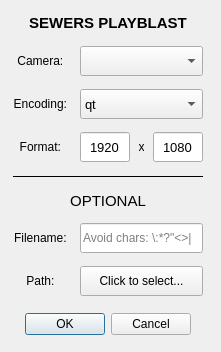
<?xml version="1.0" encoding="UTF-8"?>
<ui version="4.0">
 <class>playblastDialog</class>
 <widget class="QDialog" name="playblastDialog">
  <property name="geometry">
   <rect>
    <x>0</x>
    <y>0</y>
    <width>221</width>
    <height>352</height>
   </rect>
  </property>
  <property name="minimumSize">
   <size>
    <width>220</width>
    <height>350</height>
   </size>
  </property>
  <property name="maximumSize">
   <size>
    <width>221</width>
    <height>352</height>
   </size>
  </property>
  <property name="windowTitle">
   <string>Sewers Playblast</string>
  </property>
  <property name="windowIcon">
   <iconset>
    <normaloff>../sewersIcon.ico</normaloff>../sewersIcon.ico</iconset>
  </property>
  <property name="modal">
   <bool>false</bool>
  </property>
  <layout class="QVBoxLayout" name="verticalLayout">
   <property name="spacing">
    <number>0</number>
   </property>
   <property name="leftMargin">
    <number>0</number>
   </property>
   <property name="topMargin">
    <number>0</number>
   </property>
   <property name="rightMargin">
    <number>0</number>
   </property>
   <property name="bottomMargin">
    <number>0</number>
   </property>
   <item>
    <layout class="QGridLayout" name="playblastLayout" columnstretch="0,1,0,1">
     <property name="sizeConstraint">
      <enum>QLayout::SetDefaultConstraint</enum>
     </property>
     <property name="leftMargin">
      <number>13</number>
     </property>
     <property name="topMargin">
      <number>13</number>
     </property>
     <property name="rightMargin">
      <number>18</number>
     </property>
     <property name="bottomMargin">
      <number>13</number>
     </property>
     <property name="horizontalSpacing">
      <number>9</number>
     </property>
     <property name="verticalSpacing">
      <number>13</number>
     </property>
     <item row="1" column="0">
      <widget class="QLabel" name="cameraLabel">
       <property name="text">
        <string>Camera: </string>
       </property>
       <property name="alignment">
        <set>Qt::AlignCenter</set>
       </property>
      </widget>
     </item>
     <item row="6" column="1" colspan="3">
      <widget class="QLineEdit" name="filenameLineEdit">
       <property name="minimumSize">
        <size>
         <width>0</width>
         <height>30</height>
        </size>
       </property>
       <property name="text">
        <string/>
       </property>
       <property name="placeholderText">
        <string>Avoid chars: \:*?&quot;&lt;&gt;|</string>
       </property>
      </widget>
     </item>
     <item row="2" column="1" colspan="3">
      <widget class="QComboBox" name="encodingComboBox">
       <property name="minimumSize">
        <size>
         <width>0</width>
         <height>30</height>
        </size>
       </property>
       <property name="font">
        <font>
         <pointsize>10</pointsize>
        </font>
       </property>
       <item>
        <property name="text">
         <string>qt</string>
        </property>
       </item>
       <item>
        <property name="text">
         <string>avi</string>
        </property>
       </item>
      </widget>
     </item>
     <item row="2" column="0">
      <widget class="QLabel" name="encodingLabel">
       <property name="text">
        <string>Encoding: </string>
       </property>
       <property name="alignment">
        <set>Qt::AlignCenter</set>
       </property>
      </widget>
     </item>
     <item row="6" column="0">
      <widget class="QLabel" name="filenameLabel">
       <property name="text">
        <string>Filename: </string>
       </property>
       <property name="alignment">
        <set>Qt::AlignCenter</set>
       </property>
      </widget>
     </item>
     <item row="7" column="0">
      <widget class="QLabel" name="pathLabel">
       <property name="text">
        <string>Path: </string>
       </property>
       <property name="alignment">
        <set>Qt::AlignCenter</set>
       </property>
      </widget>
     </item>
     <item row="0" column="0" colspan="4">
      <widget class="QLabel" name="playblastLabel">
       <property name="maximumSize">
        <size>
         <width>16777215</width>
         <height>50</height>
        </size>
       </property>
       <property name="font">
        <font>
         <pointsize>11</pointsize>
         <bold>true</bold>
        </font>
       </property>
       <property name="text">
        <string>SEWERS PLAYBLAST</string>
       </property>
       <property name="alignment">
        <set>Qt::AlignCenter</set>
       </property>
      </widget>
     </item>
     <item row="1" column="1" colspan="3">
      <widget class="QComboBox" name="cameraComboBox">
       <property name="minimumSize">
        <size>
         <width>0</width>
         <height>30</height>
        </size>
       </property>
       <property name="maximumSize">
        <size>
         <width>150</width>
         <height>16777215</height>
        </size>
       </property>
       <property name="font">
        <font>
         <pointsize>10</pointsize>
        </font>
       </property>
      </widget>
     </item>
     <item row="3" column="3">
      <widget class="QLineEdit" name="formatHeightLineEdit">
       <property name="minimumSize">
        <size>
         <width>0</width>
         <height>30</height>
        </size>
       </property>
       <property name="maximumSize">
        <size>
         <width>50</width>
         <height>16777215</height>
        </size>
       </property>
       <property name="font">
        <font>
         <pointsize>10</pointsize>
        </font>
       </property>
       <property name="text">
        <string>1080</string>
       </property>
       <property name="alignment">
        <set>Qt::AlignCenter</set>
       </property>
      </widget>
     </item>
     <item row="3" column="0">
      <widget class="QLabel" name="formatLabel">
       <property name="text">
        <string>Format: </string>
       </property>
       <property name="alignment">
        <set>Qt::AlignCenter</set>
       </property>
      </widget>
     </item>
     <item row="3" column="2">
      <widget class="QLabel" name="formatSeparatorLabel">
       <property name="maximumSize">
        <size>
         <width>5</width>
         <height>16777215</height>
        </size>
       </property>
       <property name="text">
        <string>x</string>
       </property>
       <property name="alignment">
        <set>Qt::AlignCenter</set>
       </property>
      </widget>
     </item>
     <item row="5" column="0" colspan="4">
      <widget class="QLabel" name="optionalLabel">
       <property name="font">
        <font>
         <pointsize>11</pointsize>
        </font>
       </property>
       <property name="text">
        <string>OPTIONAL</string>
       </property>
       <property name="alignment">
        <set>Qt::AlignCenter</set>
       </property>
      </widget>
     </item>
     <item row="8" column="0" colspan="4">
      <widget class="QDialogButtonBox" name="playblastButtonBox">
       <property name="minimumSize">
        <size>
         <width>0</width>
         <height>30</height>
        </size>
       </property>
       <property name="maximumSize">
        <size>
         <width>16777215</width>
         <height>40</height>
        </size>
       </property>
       <property name="orientation">
        <enum>Qt::Horizontal</enum>
       </property>
       <property name="standardButtons">
        <set>QDialogButtonBox::Cancel|QDialogButtonBox::Ok</set>
       </property>
       <property name="centerButtons">
        <bool>true</bool>
       </property>
      </widget>
     </item>
     <item row="3" column="1">
      <widget class="QLineEdit" name="formatWidthLineEdit">
       <property name="minimumSize">
        <size>
         <width>0</width>
         <height>30</height>
        </size>
       </property>
       <property name="maximumSize">
        <size>
         <width>50</width>
         <height>16777215</height>
        </size>
       </property>
       <property name="font">
        <font>
         <pointsize>10</pointsize>
        </font>
       </property>
       <property name="text">
        <string>1920</string>
       </property>
       <property name="alignment">
        <set>Qt::AlignCenter</set>
       </property>
      </widget>
     </item>
     <item row="4" column="0" colspan="4">
      <widget class="Line" name="playblastSeparator">
       <property name="minimumSize">
        <size>
         <width>0</width>
         <height>2</height>
        </size>
       </property>
       <property name="frameShadow">
        <enum>QFrame::Plain</enum>
       </property>
       <property name="orientation">
        <enum>Qt::Horizontal</enum>
       </property>
      </widget>
     </item>
     <item row="7" column="1" colspan="3">
      <widget class="QPushButton" name="pathPushButton">
       <property name="minimumSize">
        <size>
         <width>0</width>
         <height>30</height>
        </size>
       </property>
       <property name="text">
        <string>Click to select...</string>
       </property>
      </widget>
     </item>
    </layout>
   </item>
  </layout>
 </widget>
 <tabstops>
  <tabstop>cameraComboBox</tabstop>
  <tabstop>encodingComboBox</tabstop>
  <tabstop>formatWidthLineEdit</tabstop>
  <tabstop>formatHeightLineEdit</tabstop>
  <tabstop>filenameLineEdit</tabstop>
  <tabstop>pathPushButton</tabstop>
 </tabstops>
 <resources/>
 <connections>
  <connection>
   <sender>playblastButtonBox</sender>
   <signal>rejected()</signal>
   <receiver>playblastDialog</receiver>
   <slot>reject()</slot>
   <hints>
    <hint type="sourcelabel">
     <x>316</x>
     <y>260</y>
    </hint>
    <hint type="destinationlabel">
     <x>286</x>
     <y>274</y>
    </hint>
   </hints>
  </connection>
  <connection>
   <sender>playblastButtonBox</sender>
   <signal>accepted()</signal>
   <receiver>playblastDialog</receiver>
   <slot>accept()</slot>
   <hints>
    <hint type="sourcelabel">
     <x>248</x>
     <y>254</y>
    </hint>
    <hint type="destinationlabel">
     <x>157</x>
     <y>274</y>
    </hint>
   </hints>
  </connection>
 </connections>
</ui>
